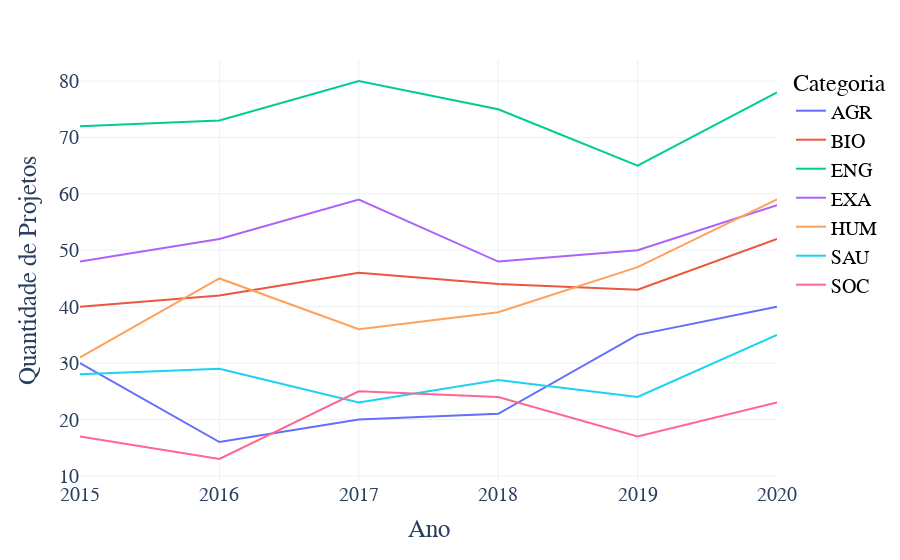

This figure's notebook cell:
### Markdown cell above
Análise absoluta

### Code cell
fig = px.line(df_proj_prem_cat_ano, 
              x='ano', 
              y="qtd_projetos",
              color = "categoria",
#               title='Quantidade de projetos por ano e por categoria',
#              text = "qtd_projetos",
             template = "plotly_white",
             labels= dict(categoria = "Categoria", 
                         qtd_projetos = "Quantidade de Projetos", 
                         ano = "Ano")
             )

#traces
fig.update_traces(textposition="top center")



fig.update_xaxes(title_font=dict(size=25, family='Time New Roman'),
                tickfont = dict(size = 20, family='Time New Roman'))
fig.update_yaxes(title_font=dict(size=25, family='Time New Roman'),
                tickfont = dict(size = 20, family='Time New Roman'))


fig.update_layout(
    legend=dict(
#         x=0,
#         y=1,
#         traceorder="reversed",
        title_font_family="Times New Roman",
        font=dict(
            family="Times New Roman",
            size=20,
            color="black"
        ),
#         bgcolor="LightSteelBlue",
#         bordercolor="Black",
#         borderwidth=2
    )
)

fig.show()

### Figure 1 — Plotly figure (JSON) as saved in the notebook; plotly's stock layout.template omitted (floating-point values rounded to 4 significant figures)
{"data": [{"hovertemplate": "Categoria=AGR<br>Ano=%{x}<br>Quantidade de Projetos=%{y}<extra></extra>", "legendgroup": "AGR", "line": {"color": "#636efa", "dash": "solid"}, "marker": {"symbol": "circle"}, "mode": "lines", "name": "AGR", "orientation": "v", "showlegend": true, "textposition": "top center", "type": "scatter", "x": [2015, 2016, 2017, 2018, 2019, 2020], "xaxis": "x", "y": [30, 16, 20, 21, 35, 40], "yaxis": "y"}, {"hovertemplate": "Categoria=BIO<br>Ano=%{x}<br>Quantidade de Projetos=%{y}<extra></extra>", "legendgroup": "BIO", "line": {"color": "#EF553B", "dash": "solid"}, "marker": {"symbol": "circle"}, "mode": "lines", "name": "BIO", "orientation": "v", "showlegend": true, "textposition": "top center", "type": "scatter", "x": [2015, 2016, 2017, 2018, 2019, 2020], "xaxis": "x", "y": [40, 42, 46, 44, 43, 52], "yaxis": "y"}, {"hovertemplate": "Categoria=ENG<br>Ano=%{x}<br>Quantidade de Projetos=%{y}<extra></extra>", "legendgroup": "ENG", "line": {"color": "#00cc96", "dash": "solid"}, "marker": {"symbol": "circle"}, "mode": "lines", "name": "ENG", "orientation": "v", "showlegend": true, "textposition": "top center", "type": "scatter", "x": [2015, 2016, 2017, 2018, 2019, 2020], "xaxis": "x", "y": [72, 73, 80, 75, 65, 78], "yaxis": "y"}, {"hovertemplate": "Categoria=EXA<br>Ano=%{x}<br>Quantidade de Projetos=%{y}<extra></extra>", "legendgroup": "EXA", "line": {"color": "#ab63fa", "dash": "solid"}, "marker": {"symbol": "circle"}, "mode": "lines", "name": "EXA", "orientation": "v", "showlegend": true, "textposition": "top center", "type": "scatter", "x": [2015, 2016, 2017, 2018, 2019, 2020], "xaxis": "x", "y": [48, 52, 59, 48, 50, 58], "yaxis": "y"}, {"hovertemplate": "Categoria=HUM<br>Ano=%{x}<br>Quantidade de Projetos=%{y}<extra></extra>", "legendgroup": "HUM", "line": {"color": "#FFA15A", "dash": "solid"}, "marker": {"symbol": "circle"}, "mode": "lines", "name": "HUM", "orientation": "v", "showlegend": true, "textposition": "top center", "type": "scatter", "x": [2015, 2016, 2017, 2018, 2019, 2020], "xaxis": "x", "y": [31, 45, 36, 39, 47, 59], "yaxis": "y"}, {"hovertemplate": "Categoria=SAU<br>Ano=%{x}<br>Quantidade de Projetos=%{y}<extra></extra>", "legendgroup": "SAU", "line": {"color": "#19d3f3", "dash": "solid"}, "marker": {"symbol": "circle"}, "mode": "lines", "name": "SAU", "orientation": "v", "showlegend": true, "textposition": "top center", "type": "scatter", "x": [2015, 2016, 2017, 2018, 2019, 2020], "xaxis": "x", "y": [28, 29, 23, 27, 24, 35], "yaxis": "y"}, {"hovertemplate": "Categoria=SOC<br>Ano=%{x}<br>Quantidade de Projetos=%{y}<extra></extra>", "legendgroup": "SOC", "line": {"color": "#FF6692", "dash": "solid"}, "marker": {"symbol": "circle"}, "mode": "lines", "name": "SOC", "orientation": "v", "showlegend": true, "textposition": "top center", "type": "scatter", "x": [2015, 2016, 2017, 2018, 2019, 2020], "xaxis": "x", "y": [17, 13, 25, 24, 17, 23], "yaxis": "y"}], "layout": {"legend": {"font": {"color": "black", "family": "Times New Roman", "size": 20}, "title": {"font": {"family": "Times New Roman"}, "text": "Categoria"}, "tracegroupgap": 0}, "margin": {"t": 60}, "xaxis": {"anchor": "y", "domain": [0, 1], "tickfont": {"family": "Time New Roman", "size": 20}, "title": {"font": {"family": "Time New Roman", "size": 25}, "text": "Ano"}}, "yaxis": {"anchor": "x", "domain": [0, 1], "tickfont": {"family": "Time New Roman", "size": 20}, "title": {"font": {"family": "Time New Roman", "size": 25}, "text": "Quantidade de Projetos"}}}}
